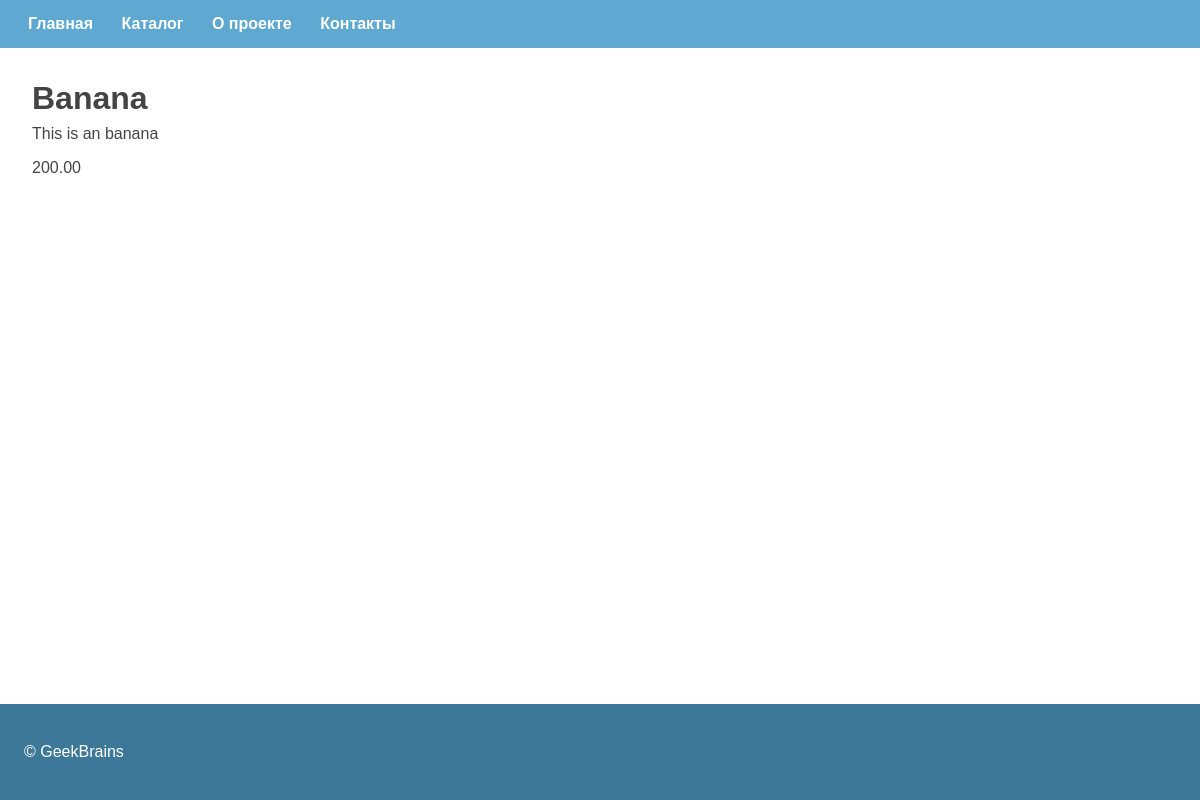
Page /products/2/ on the earlier database version.
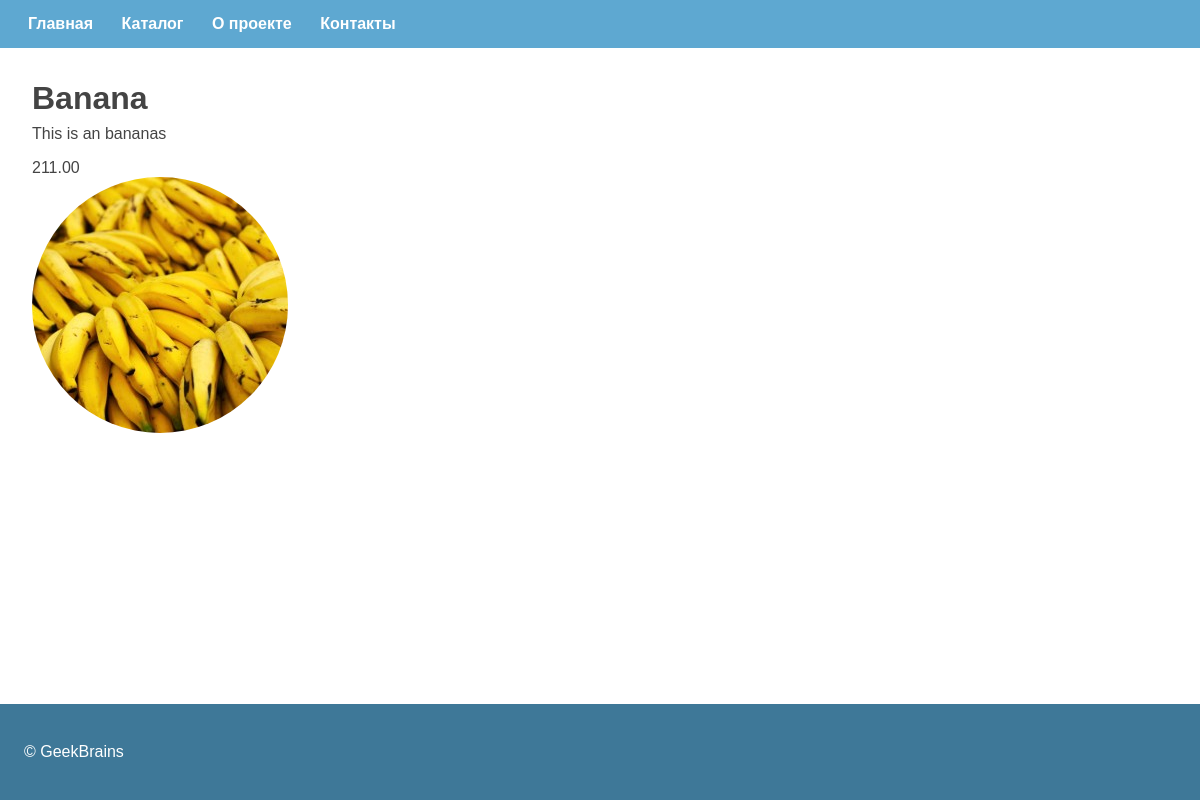
Same page on the later database version.
### products/models.py (models this page shows, shortened)
class Product(models.Model):
    name = models.CharField(
        max_length=255
    )
    image = models.ImageField(
        upload_to='products',
        blank=True,
        null=True,
    )
    category = models.ForeignKey(
        Category,
        on_delete=models.CASCADE,
        blank=True,
        null=True,
    )
    description = models.TextField(
        blank=True,
        null=True,
    )
    cost = models.DecimalField(
        max_digits=12,
        decimal_places=2,
        default=0
    )
    created = models.DateTimeField(
        auto_now_add=True,
    )
    modified = models.DateTimeField(
        auto_now=True,
    )

### products/views/products.py (the view)
class ProductDetailView(DetailView):
    model = Product
    template_name = 'products/detail.html'
    context_object_name = 'inst'

### products/templates/products/detail.html
{% extends 'server/master.html' %}
{% load static %}
{% block page_static %}
<link rel="stylesheet" href="{% static 'products/css/detail.css' %}">
{% endblock %}
{% block page_content %}
<div class="product">
    <h1 class="product__name">
        {{ inst.name|title }}
    </h1>
    <span class="product__description">
        {{ inst.description }}
    </span>
    {% if inst.cost %}
    <span class="product__cost">
        {{ inst.cost }}
    </span>
    {% endif %}
    {% if inst.image %}
    <span class="product__image">
        <img src="../../media/{{ inst.image }}">
    </span>
    {% endif %}
</div>
{% endblock %}

### server/templates/server/master.html (shortened to what this page needs)
{% load static %}
<!DOCTYPE html>
<html>
<head>
    {% block page_static %}
    {% endblock %}
    <link rel="stylesheet" type="text/css" media="screen" href="{% static 'server/css/master.css' %}" />
</head>
<body>
    <div class="page">
        <header class="page__header">
            <nav class="page__navigation">
                <ul class="navigation-list">
                    <li class="navigation-list__item">
                        <span class="navigation-list__item-text">
                            Главная
                        </span>
                        <a href="{% url 'mainapp:main' %}" class="navigation-list__item-link">
                        </a>
                    </li>
                    <li class="navigation-list__item">
                        <span class="navigation-list__item-text">
                            Каталог
                        </span>
                        <a href="{% url 'products:list' %}" class="navigation-list__item-link">
                        </a>
                    </li>
                    <li class="navigation-list__item">
                        <span class="navigation-list__item-text">
                            О проекте
                        </span>
                        <a href="{% url 'mainapp:about' %}" class="navigation-list__item-link">
                        </a>
                    </li>
                    <li class="navigation-list__item">
                        <span class="navigation-list__item-text">
                            Контакты
                        </span>
                        <a href="{% url 'mainapp:contacts' %}" class="navigation-list__item-link">
                        </a>
                    </li>
                </ul>
            </nav>
        </header>
        <div class="page__content">
            {% block page_content %}
            {% endblock %}
        </div>
        <footer class="page__footer">
            <span class="page__copyright">
                © GeekBrains
            </span>
        </footer>
    </div>
</body>
</html>

### products/static/products/css/detail.css (style rules this page uses)
.product { display: flex; flex-direction: column; margin-top: 16px; color: #444; }
.product__name { margin: 0; }
.product__description { margin-top: 8px; }
.product__cost { margin-top: 16px; }
img { border-radius: 50%; }

### server/static/server/css/master.css (style rules this page uses)
html, body { margin: 0; padding: 0; height: 100%; font-family: sans-serif; }
.page { position: absolute; width: 100%; min-height: 100%; box-sizing: border-box; }
.page__header { height: 48px; margin: 0 0 32px; padding: 0 24px; background-color: #5EA8D1 }
.page__navigation { position: relative; width: 100%; height: 100%; }
.navigation-list { margin: 0; padding: 0; height: 100%; }
.navigation-list__item { position: relative; display: inline-block; line-height: 48px; margin: 0 16px 0 0; }
.navigation-list__item-text { padding: 4px; color: #fff; font-weight: 700; border-bottom: transparent solid 1px; transition: border-color 0.3s; }
.navigation-list__item-link { position: absolute; width: 100%; height: 100%; top: 0; bottom: 0; }
.page__content { padding: 0 32px; margin: 0 0 128px; }
.page__footer { position: absolute; width: 100%; height: 96px; bottom: 0; padding: 32px 24px; background-color: #3E7898; box-sizing: border-box; }
.page__copyright { position: absolute; top: 50%; transform: translate(0, -50%); color: #fff; user-select: none; }

Differences in the rows shown:
changed Product "Banana": description "This is an banana" → "This is an bananas"; cost "200.00" → "211.00"; image empty → "products/bananas.jpg" (drawn); image: picture added
